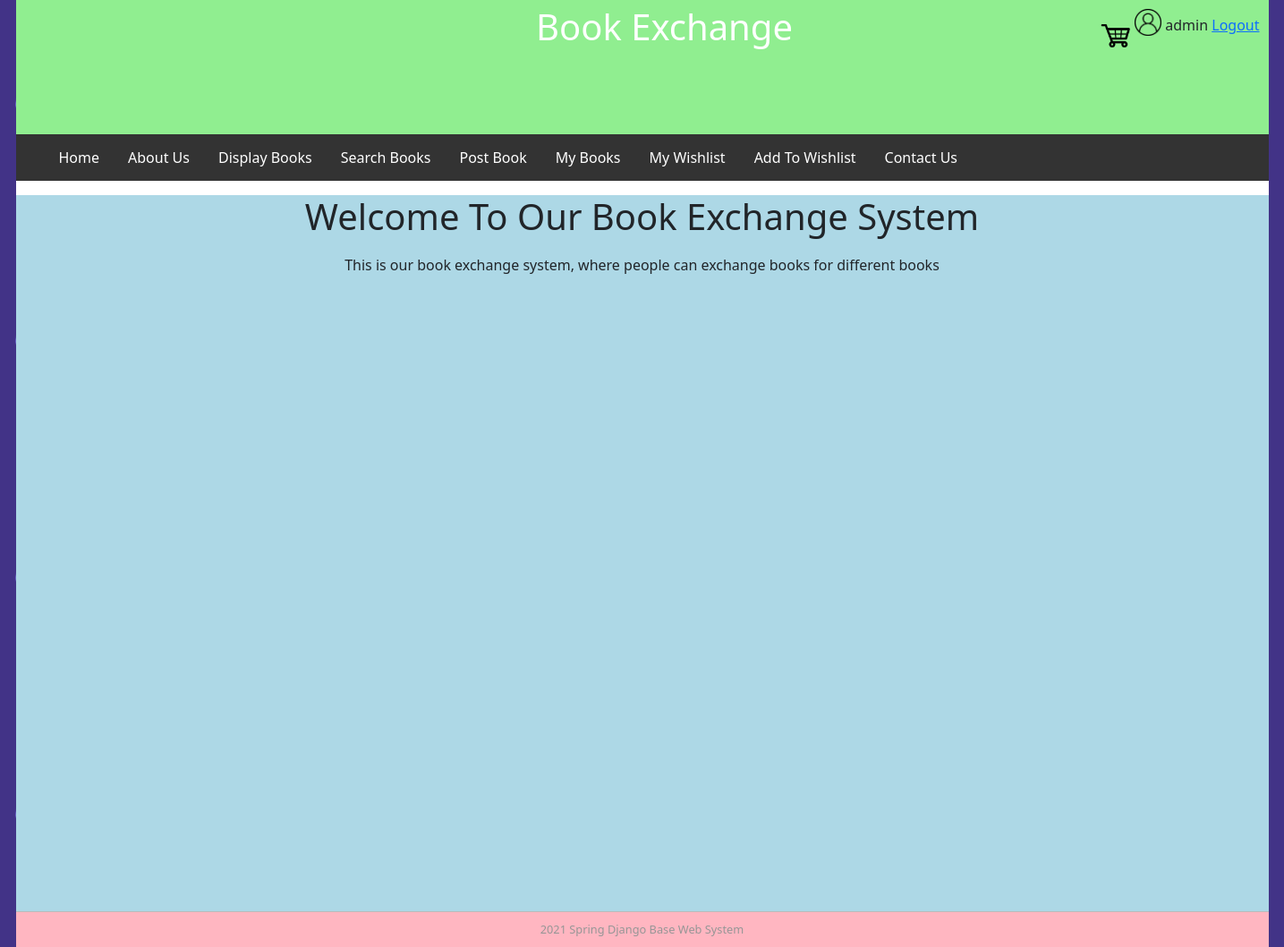
The app's page / (signed in) with its own data.
### bookMng/models.py (models this page shows, shortened)
class MainMenu(models.Model):
    item = models.CharField(max_length=200, unique=True)
    link = models.CharField(max_length=200, unique=True)

### bookMng/views.py (the view)
# urls.py: path('', views.index, name='index'),
def index(request):
    return render(request,
                  'bookMng/index.html',
                  {
                      'item_list': MainMenu.objects.all()
                  })

### bookEx/templates/bookMng/index.html (shortened to what this page needs)
{% extends "base.html" %}
{% load static %}
{% block sidenav %}
    {% for item in item_list %}
        <li>
            <a href="{{ item.link }}">{{ item.item }}</a>
        </li>
    {% endfor %}
{% endblock sidenav %}
{% block content %}
<h1 align="center"> Welcome To Our Book Exchange System</h1>
<p>
    This is our book exchange system, where people can exchange books for different books
</p>
{% endblock content%}

### bookEx/templates/base.html (shortened to what this page needs)
{% load static %}
<html lang="en">
<head>
    <link rel="stylesheet" href="{% static 'main.css' %}"  type="text/css">
    <link rel="stylesheet" href="{% static 'bootstrap.min.css' %}" type="text/css"/>
</head>
<body>
<div id="wrapper">
    <header id="header">
        <div id="logo">
            <span style="float: right;">
                {% if user.is_authenticated %}
                <img src="{% static 'person.png' %}" width="30" height="30"/>
                {{ user.username }}
                    <a href="{% url 'logout'%}?next=/">Logout</a>
                {% else %}
                    Not Logged in
                    <a href="{% url 'login' %}?next=/">Login</a>
                {% endif %}
            </span>
        </div>
        <div id="top_banner">
            <div id="imgtext">Book Exchange</div>
        </div>
        <div id="cart" align="right">
 <a href="{% url 'cart' %}"><img src="{% static 'cart.png' %}" width="40" height="40"></a>
        </div>
    </header>
    <div id="topbar">
        <nav id="nav">
            <ul>
                {% block sidenav %}{% endblock sidenav %}
            </ul>
        </nav>
    </div>
    <section id="main">
        {% block content %}{% endblock content %}
    </section>
    <footer id="footer">
        2021 Spring Django Base Web System
    </footer>
</div>
</body>
</html>

### bookEx/static/main.css (style rules this page uses)
body { background-image: url("patternbook.png"); background-repeat: no-repeat; background-position: center; background-size: cover; font-family: Arial, Helvetica, sans-serif; }
#header { border-style: none; width: 1400px; height: 150px; background-color: lightgreen; }
#wrapper { margin-top: 0px; margin-left: auto; margin-right: auto; background-color: #ffffff; width: 1400px; }
#footer { text-align: center; font-size: 0.8em; margin-top: 5px; padding-top:10px; padding-bottom: 10px; border-top: thin solid #bbbbbb; clear: both; color: #969696; background-color: lightpink; width: 1400px; }
ul { list-style-type: none; margin: 0; padding: 0; overflow: hidden; background-color: #333; }
li { float: left; }
li a { display: block; color: white; text-align: center; padding: 14px 16px; text-decoration: none; }
#main { width: 1400px; float: left; align: center; height: 800px; background-color: lightblue; }
p { margin-top: 10px; text-align: center; padding: 10px; }
#logo { padding: 10px; }
#top_banner { margin-left: 25px; position: relative; width: 100%; height: auto; }
#cart { align: right; position: relative; }
img { border-radius: 8px; margin-bottom: 10px; }
h1 { font-size: 40px; text-align: center; }
#imgtext { position: absolute; top: 50%; left: 50%; transform: translate(-50%, -50%); font-size: 40px; color: #ffffff; margin-top: 10px; }
a { text-decoration: none; }

### records on screen
MainMenu: item "Home"
MainMenu: item "About Us"
MainMenu: item "Display Books"
MainMenu: item "Search Books"
MainMenu: item "Post Book"
MainMenu: item "My Books"
MainMenu: item "My Wishlist"
MainMenu: item "Add To Wishlist"
MainMenu: item "Contact Us"

### other values on screen
{{ user.username }} "admin"
